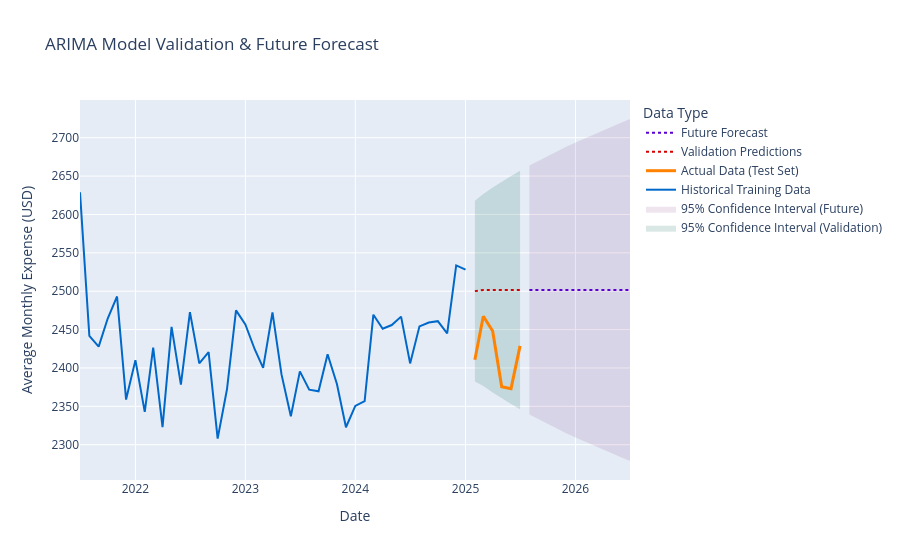

Notebook cell for this chart:
### Code cell
# --- 6. Calculate Validation Metrics (on test data only) ---
mae = mean_absolute_error(test_data, validation_predictions)
mse = mean_squared_error(test_data, validation_predictions)
rmse = np.sqrt(mse)

print("\n--- Model Validation Metrics (Backtest) ---")
print(f"Mean Absolute Error (MAE): ${mae:,.2f}")
print(f"Root Mean Squared Error (RMSE): ${rmse:,.2f}")
print(f"\nThis means our model's backtest was, on average, off by ${mae:,.2f}.")

# --- 7. NEW: Plot Everything ---
print("Generating full validation and forecast plot...")
fig = go.Figure()

# Plot Validation Confidence Interval (light green)
fig.add_trace(go.Scatter(
    x=validation_upper.index, y=validation_upper, mode='lines',
    line=dict(color='rgba(170, 170, 170, 0)'), showlegend=False
))
fig.add_trace(go.Scatter(
    x=validation_lower.index, y=validation_lower, mode='lines',
    line=dict(color='rgba(170, 170, 170, 0)'), fill='tonexty',
    fillcolor='rgba(0, 100, 80, 0.15)', name='95% Confidence Interval (Validation)'
))

# Plot Future Confidence Interval (light purple)
fig.add_trace(go.Scatter(
    x=future_upper.index, y=future_upper, mode='lines',
    line=dict(color='rgba(170, 170, 170, 0)'), showlegend=False
))
fig.add_trace(go.Scatter(
    x=future_lower.index, y=future_lower, mode='lines',
    line=dict(color='rgba(170, 170, 170, 0)'), fill='tonexty',
    fillcolor='rgba(100, 0, 100, 0.1)', name='95% Confidence Interval (Future)'
))

# Plot training data (blue)
fig.add_trace(go.Scatter(
    x=train_data.index, y=train_data.values, mode='lines',
    name='Historical Training Data', line=dict(color='#0068C9')
))

# Plot *actual* test data (orange)
fig.add_trace(go.Scatter(
    x=test_data.index, y=test_data.values, mode='lines',
    name='Actual Data (Test Set)', line=dict(width=3, color='#FF8200')
))

# Plot *validation* prediction (dotted red)
fig.add_trace(go.Scatter(
    x=validation_predictions.index, y=validation_predictions.values, mode='lines',
    name='Validation Predictions', line=dict(dash='dot', color='#D40000', width=2)
))

# Plot *future* prediction (dotted purple)
fig.add_trace(go.Scatter(
    x=future_predictions.index, y=future_predictions.values, mode='lines',
    name='Future Forecast', line=dict(dash='dot', color='#5800D4', width=2)
))

fig.update_layout(
    title="ARIMA Model Validation & Future Forecast",
    xaxis_title="Date",
    yaxis_title="Average Monthly Expense (USD)",
    legend_title="Data Type"
)
fig.show()
